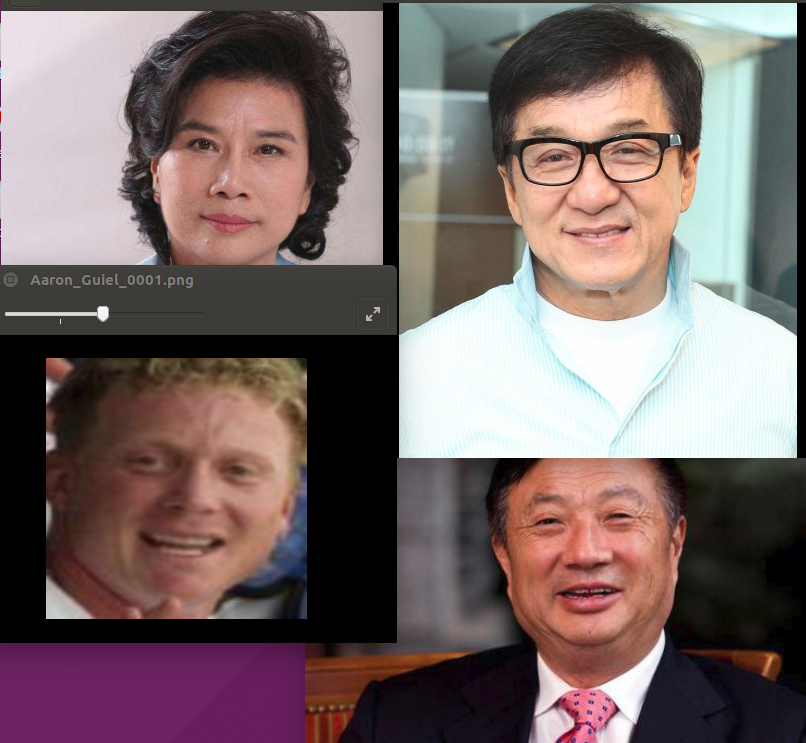
#> input picture cv/data/23.png, 806 x 743 px
$ python 'Haar特征Adaboost.py'
#> lines starting #> are read from the running program, lines starting #| are printed output that depends on the picture; after the words box and inside, x2 and y2 are one past the last pixel; in counts of white or black regions, pixels touching at a corner belong together
#!/usr/bin/env python
#coding:utf-8

import cv2

''' 1.特征白色 - 黑色'''
''' 2.整个区域*权重-黑色区域*权重'''
''' 3.(p1-p2-p3+p4) * w'''

''' 1.haar魔板, 上下, 左右. image size 1008100 10*10 100次, step=10  '''
''' 模板,滑动,缩放: 11*11  '''
''' 14个模板, 20级缩放, (1080/2)*(720/2)图像划框  '''
''' 积分图: '''
''' haar + adaboost ===>> face识别应用 '''

# 1. 初始化数据权重值分布, 所有权值必须相等
# 2. 遍历阈值 P
# 3. G1 (x)
# 4. 更新权重分布: eg, 0.2 0.2 0.2 0.7
# 5. 训练终止条件判断, for count or 误差p
def run(img_file, face_fier, eye_fier):
#> called with img_file = 'data/23.png'
    gray = cv2.imread(img_file, 0)
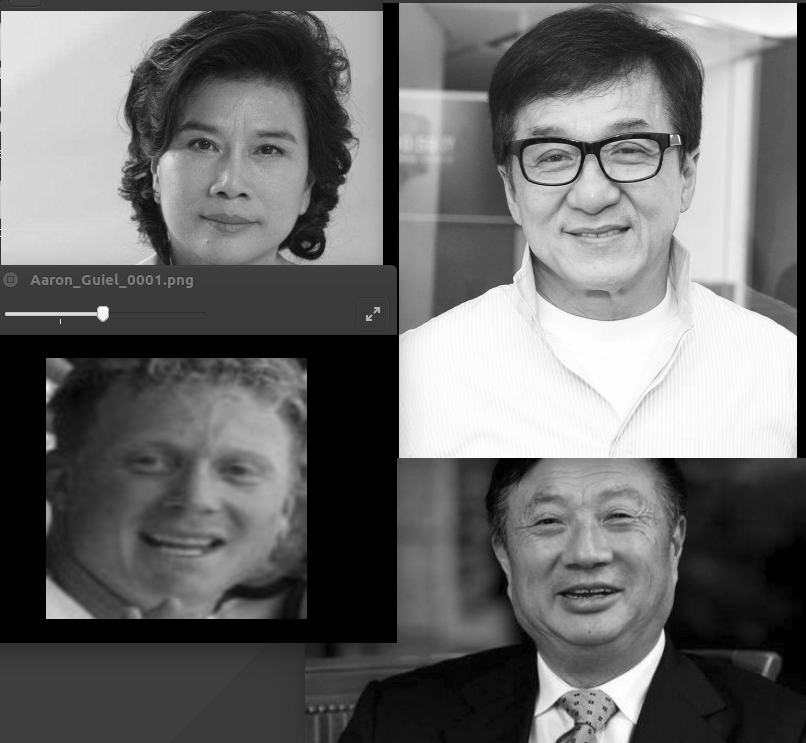
#> gray: shape (743, 806); min 0, max 255, mean 107.7

    # 1.3: 模板的比例缩放系数   5: 人脸最下不能小于5个像素
    faces = face_fier.detectMultiScale(gray, 1.3, 5)
#> faces = [[146, 79, 180, 180], [95, 383, 210, 210], [488, 440, 200, 200], [483, 60, 226, 226]]
    print("face = ", len(faces))
#| face =  4
    for (x,y, w, h) in faces:
        cv2.rectangle(gray, (x,y), (x+w, y+h), (255),2)

        # 人眼检测一定是在人脸上
        roi_face = gray[y:y+h, x:x+w]
        eyes = eye_fier.detectMultiScale(roi_face, 1.3, 3)
        if len(eyes) == 2:
            for (ex, ey, ew, eh) in eyes:
                cv2.rectangle(roi_face, (ex,ey), (ex+ew, ey+eh), (255),2)
#> this loop made 4 passes
#> (x, y, w, h, eyes) on passes 1, 3: (146, 79, 180, 180, [[36, 45, 42, 42], [100, 51, 42, 42]]), (488, 440, 200, 200, [[62, 142, 24, 24], [98, 54, 49, 49], [37, 58, 48, 48]])
#> pass 1, in run, `roi_face = gray[y:y+h, x:x+w]`:
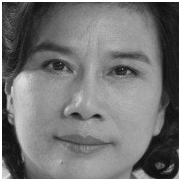
#> roi_face: shape (180, 180); min 6, max 255, mean 117.8
#> pass 2, in run, `roi_face = gray[y:y+h, x:x+w]`:
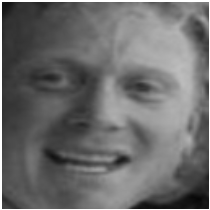
#> roi_face: shape (210, 210); min 6, max 255, mean 107.9
#> pass 3, in run, `roi_face = gray[y:y+h, x:x+w]`:
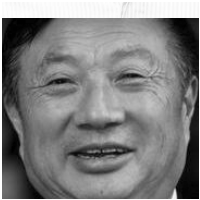
#> roi_face: shape (200, 200); min 0, max 255, mean 127.3
#> after the loop:
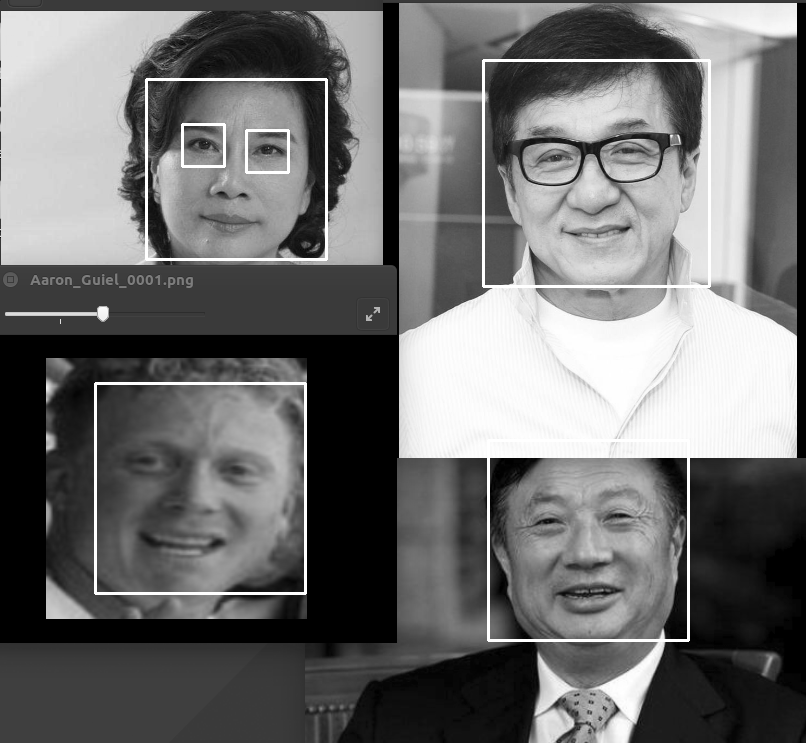
#> gray: shape (743, 806); 1.8% of pixels changed, all inside (x1, y1, x2, y2) = (94, 59, 711, 642)
#> after the loop:
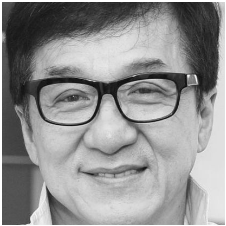
#> roi_face: shape (226, 226); min 12, max 255, mean 145.1

    cv2.imshow("src gray", gray)
    cv2.waitKey(0)


def load_classifier(face_file, eye_file):
    ''' 健在眼睛和脸分类器 '''
    face_fier = cv2.CascadeClassifier(face_file)
    eye_fier = cv2.CascadeClassifier(eye_file)

    return face_fier, eye_fier


if __name__ == '__main__':
    eye_file = "data/haarcascade_eye.xml"
    face_file = "data/haarcascade_frontalface_default.xml"
    img_file = "data/23.png"

    face_fier, eye_fier = load_classifier(face_file, eye_file)

    run(img_file, face_fier, eye_fier)
